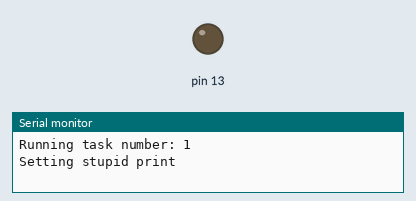
A sketch run on a simulated Arduino Uno, built with avr-gcc and run on an emulated ATmega328P. Shown: output pins drawn as LEDs (lit = HIGH), the last lines printed to the serial monitor. Dashed ring = blinking.

Above: at 0.9 s.
At 2.4 s:
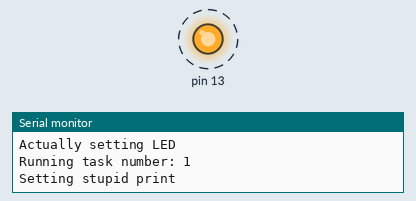
Timing chart, 0 to 4.6 s (numbered marks = the images above):
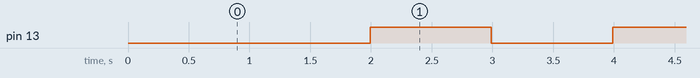

Measured:
- by itself, pin 13: alternates HIGH for 1.0 s and LOW for 1.0 s

The sketch:

JAF_FrequencyScheduler.ino
```cpp
/*
Name:		JAF_FrequencySchedulerLib.ino
Created:	12/16/2015 8:30:32 PM
Author:	JohnF
Editor:	http://www.visualmicro.com
*/

#include "JAF_FrequencySchedulerLib.h"

void BlinkToggle();

#pragma region DefineScheduler

/*
User Variable Area
*/
// Set expected Frequency here
#define FREQUENCY 400
#define NUM_SCHEDULED_TASKS 2

// Add tasks here
static JAF_FrequencySchedulerLib::Task ScheduledTasks[NUM_SCHEDULED_TASKS] = {
	{ &BlinkToggle, 200 },
	{ &StupidPrint, 400 },
};

#pragma endregion

#pragma region Decalrations

static uint8_t ledValue = 0;
unsigned long timeStart;
static double timeDelay;
static uint32_t timeLeft;

JAF_FrequencySchedulerLib scheduler;

#pragma endregion

#pragma region setup

// the setup function runs once when you press reset or power the board
void setup() {

	// initialize digital pin 13 as an output.
	pinMode(13, OUTPUT);

	// Initializr the Serial
	Serial.begin(115200);

	// Initialize the scheduler
	scheduler.init(ScheduledTasks, NUM_SCHEDULED_TASKS);

	// Time delay in Micros
	timeDelay = 1000000 / FREQUENCY;
}
#pragma endregion

#pragma region loop

// the loop function runs over and over again forever
void loop() {

	timeStart = micros();

	// Tick the scheduler once every loop
	scheduler.Tick();

	// Run the scheduler
	scheduler.Run();

	// Calculate the time left according to Frequency
	timeLeft = timeDelay - (micros() - timeStart);

	if (timeLeft > timeDelay){
		Serial.print("This was not good!!");
	}
	else{
#ifdef DEBUG
		Serial.print("TimeLeft: ");
		Serial.println(timeLeft);
#endif //DEBUG

		// wait for the amount of time that is left to keep the Hz stable
		delayMicroseconds(timeLeft);

		// wait for the amount of time that is left to keep the Hz stable
		// If delatMicroseconds overflows, use delay
		if (timeLeft < 65536){
			delayMicroseconds(timeLeft);
		}
		else{
			delay(timeLeft / 1000);
		}
	}

}

#pragma endregion

#pragma region PublicMembers

// Toggle the PIN 13 Diode to see that code is running
void BlinkToggle()
{
	Serial.println("Actually setting LED");

	if (ledValue)
	{
		digitalWrite(13, HIGH);
		ledValue = false;
	}
	else
	{
		digitalWrite(13, LOW);
		ledValue = true;
	}
}

// Doing nothing other that print to verify run
void StupidPrint()
{
	Serial.println("Setting stupid print");
}

#pragma endregion
```

JAF_FrequencySchedulerLib.cpp
```cpp
/*
Name:		JAF_FrequencySchedulerLib.cpp
Created:	12/16/2015 8:30:32 PM
Author:	JohnF
Editor:	http://www.visualmicro.com
*/

#include "JAF_FrequencySchedulerLib.h"

// Set this flag to get DEBUG printouts in the scheduler
#define DEBUG 1

// Initializt the Scheduler with task list and frequency
// void JAF_FrequencySchedulerLib::init(JAF_FrequencySchedulerLib::Task *tasks, uint8_t numTasks, uint8_t LoopFrequency)
void JAF_FrequencySchedulerLib::init(JAF_FrequencySchedulerLib::Task *tasks, uint8_t numTasks)
{
	_numTasks = numTasks;
	_tickCounter = 0;
	_tasks = tasks;
};

// Run once every loop to update the tick counter
void JAF_FrequencySchedulerLib::Tick(void)
{
	_tickCounter++;
}

// Run this once per tick to run the tasks.
void JAF_FrequencySchedulerLib::Run()
{
	for (uint8_t i = 0; i < _numTasks; i++)
	{
		if (_tickCounter % _tasks[i].intervals == 0){
			currentTask = i;
#ifdef DEBUG
			Serial.print("Running task number: ");
			Serial.println(i);
#endif // DEBUG
#undef DEBUG
			_tasks[i].function();

			currentTask = 0;
		}
		else{
#ifdef DEBUG
			Serial.print("Skipping task: ");
			Serial.println(i);
#endif // DEBUG
		}
	}
}
```

JAF_FrequencySchedulerLib.h
```cpp
/*
Name:		JAF_FrequencySchedulerLib.h
Created:	12/16/2015 8:30:32 PM
Author:	JohnF
Editor:	http://www.visualmicro.com
*/

#ifndef _JAF_FREQUENCYSHEDULERLIB_h
#define _JAF_FREQUENCYSHEDULERLIB_h

#if defined(ARDUINO) && ARDUINO >= 100
#include "arduino.h"
#else
#include "WProgram.h"
#endif

/* Frequency Scheduler takes in a lest (array) of struct Task to keep track of.
Also uses Loop Frequency together with Tick to validate if tasks should run.

400 Hz frequency -> LoopFrequency = 400 (2,5ms)
if Task.interval = 1 -> task to run every tick at 400Hz
if Task.interval = 2 -> task to run every tick at 200Hz
if Task.interval = 8 -> task to run every tick at 50Hz
if Task.interval = 400 -> task to run every tick at 1Hz

100 Hz frequency -> LoopFrequency = 100 (10ms)
if Task.interval = 1 -> task to run every tick at 100Hz
if Task.interval = 2 -> task to run every tick at 50Hz
if Task.interval = 100 -> task to run every tick at 1Hz

*/

// Typedef for a function pointer
typedef void(*functionPtr)();

class JAF_FrequencySchedulerLib
{
public:

	struct Task {
		functionPtr function;
		uint8_t intervals;
	};

	// initialise the scheduler
	// void init(Task *tasks, uint8_t numTasks, uint8_t loopFrequency);
	void init(Task *tasks, uint8_t numTasks);

	// Run once every loop to update the tick counter
	void Tick(void);

	// Run this once per tick to run the tasks.
	void Run();

	// Shows wich task is running (0 if none)
	uint8_t currentTask;

private:
	// Array for tasks to run
	Task *_tasks;

	// Size of array provided. (Number of tasks registered)
	uint8_t _numTasks;

	// The actual tick counter
	uint16_t _tickCounter;
};

#endif
```
